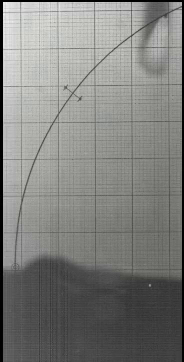
#> input picture frame 12 of croped_test_video.mp4, 184 x 362 px
$ python tempCodeRunnerFile.py
#> lines starting #> are read from the running program, lines starting #| are printed output that depends on the picture; after the words box and inside, x2 and y2 are one past the last pixel; in counts of white or black regions, pixels touching at a corner belong together
### detection.py
import cv2
import numpy as np

def empty(_):
    pass


def get_contours(frame, thr1=233, thr2=93):


    imgBlur = cv2.GaussianBlur(frame, (7, 7), 1)
    imgGray = cv2.cvtColor(imgBlur, cv2.COLOR_BGR2GRAY)
    imgCanny = cv2.Canny(imgGray, thr1, thr2)

    kernel = np.ones((1,1), np.uint8)
    imgDil = cv2.dilate(imgCanny, kernel, iterations=2)
    imgErode = cv2.erode(imgDil, kernel, iterations=2)


    contours, _ = cv2.findContours(imgErode, cv2.RETR_EXTERNAL, cv2.CHAIN_APPROX_SIMPLE)

    return contours


# [39 lines that do not run on import are left out]

### tempCodeRunnerFile.py
import detection
import cv2

video_pth = 'D:\GitHubRep\pointer_trajectory\croped_test_video.mp4'

cap = cv2.VideoCapture(video_pth)
_, frame = cap.read()
#> frame is the input picture: shape (362, 184, 3); mean B, G, R 125.8, 127.6, 127.6
frame = frame[10:-10, 10:-10]
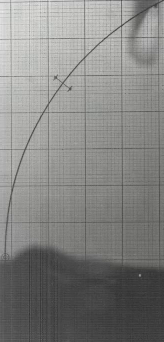
#> frame: shape (342, 164, 3); mean B, G, R 129.8, 131.9, 131.8
contours = detection.get_contours(frame, 233, 80)
#> in get_contours, `imgGray = cv2.cvtColor(imgBlur, cv2.COLOR_BGR2GRAY)`:
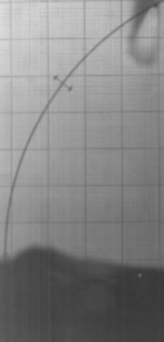
#> imgGray: shape (342, 164); min 56, max 222, mean 131.8
#> in get_contours, `imgCanny = cv2.Canny(imgGray, thr1, thr2)`:
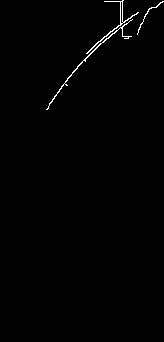
#> imgCanny: shape (342, 164); 0.73% white in thin lines or dots, all inside (x1, y1, x2, y2) = (46, 0, 164, 110)
#> in get_contours, `contours, _ = cv2.findContours(imgErode, cv2.RETR_EXTERNAL, cv2.CHAIN_..`: contours = 3 contours, 1 with area under 20; largest, box (x1, y1, x2, y2) and area: (86, 0, 139, 54) 87, (46, 19, 133, 110) 70

while True:

    _, frame = cap.read()
    frame = frame[10:-10, 10:-10]
#> frame: shape (342, 164, 3)
    cv2.drawContours(frame, contours, -1, (0, 255, 0), 2)
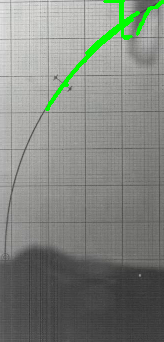
#> frame: shape (342, 164, 3); mean B, G, R 126.7, 133.9, 128.6
    cv2.imshow('Window', frame)

    if cv2.waitKey(0) == ord('d'):
#> (key Esc is pressed here)
        break

cv2.destroyAllWindows()

$ run again, starting later in the video
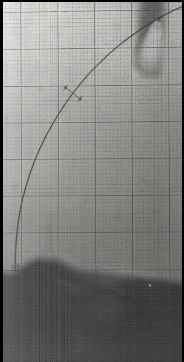
#> input picture frame 54 of croped_test_video.mp4, 184 x 362 px
#> frame is the input picture: shape (362, 184, 3); mean B, G, R 125.8, 127.6, 127.5
#> in get_contours, `imgCanny = cv2.Canny(imgGray, thr1, thr2)`:
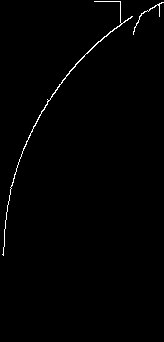
#> imgCanny: shape (342, 164); 0.83% white in thin lines or dots, all inside (x1, y1, x2, y2) = (2, 1, 164, 256)
#> in get_contours, `contours, _ = cv2.findContours(imgErode, cv2.RETR_EXTERNAL, cv2.CHAIN_..`: contours = 2 contours, 1 with area under 20; largest, box (x1, y1, x2, y2) and area: (2, 1, 133, 256) 94
#> `cv2.drawContours(frame, contours, -1, (0, 255, 0), 2)`:
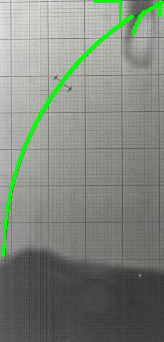
#> frame: shape (342, 164, 3); mean B, G, R 126.1, 134.7, 127.9

$ run again, starting later in the video
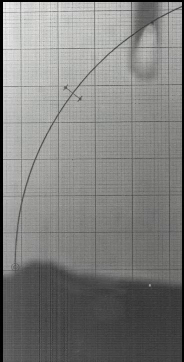
#> input picture frame 96 of croped_test_video.mp4, 184 x 362 px
#> frame is the input picture: shape (362, 184, 3); mean B, G, R 125.8, 127.7, 127.5
#> in get_contours, `imgCanny = cv2.Canny(imgGray, thr1, thr2)`:
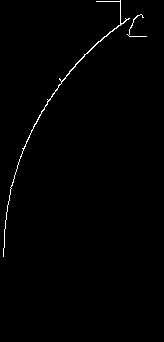
#> imgCanny: shape (342, 164); 0.79% white in thin lines or dots, all inside (x1, y1, x2, y2) = (3, 0, 147, 257)
#> in get_contours, `contours, _ = cv2.findContours(imgErode, cv2.RETR_EXTERNAL, cv2.CHAIN_..`: contours = 2 contours, 1 with area under 20; largest, box (x1, y1, x2, y2) and area: (3, 0, 130, 257) 92
#> `cv2.drawContours(frame, contours, -1, (0, 255, 0), 2)`:
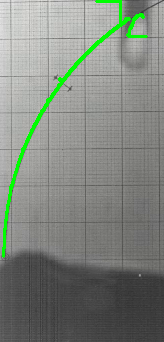
#> frame: shape (342, 164, 3); mean B, G, R 126.3, 134.6, 128.1
